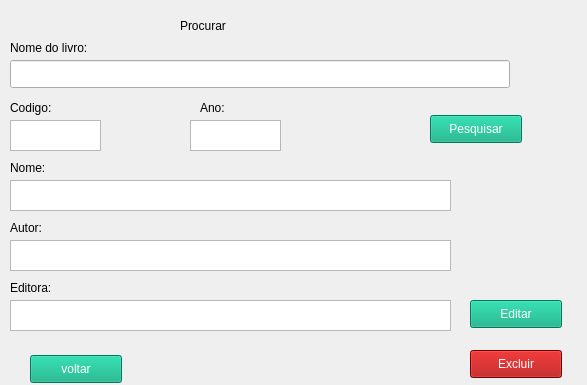
<?xml version="1.0" encoding="UTF-8"?>
<ui version="4.0">
 <class>Form</class>
 <widget class="QWidget" name="Form">
  <property name="geometry">
   <rect>
    <x>0</x>
    <y>0</y>
    <width>587</width>
    <height>385</height>
   </rect>
  </property>
  <property name="windowTitle">
   <string>Form</string>
  </property>
  <widget class="QPushButton" name="btn_excluir">
   <property name="geometry">
    <rect>
     <x>470</x>
     <y>350</y>
     <width>92</width>
     <height>28</height>
    </rect>
   </property>
   <property name="styleSheet">
    <string notr="true">background-color: rgb(170, 0, 0);
color: rgb(255, 255, 255);</string>
   </property>
   <property name="text">
    <string>Excluir</string>
   </property>
  </widget>
  <widget class="QTextBrowser" name="lbl_editora">
   <property name="geometry">
    <rect>
     <x>10</x>
     <y>300</y>
     <width>441</width>
     <height>31</height>
    </rect>
   </property>
  </widget>
  <widget class="QLabel" name="label_6">
   <property name="geometry">
    <rect>
     <x>10</x>
     <y>280</y>
     <width>59</width>
     <height>16</height>
    </rect>
   </property>
   <property name="text">
    <string>Editora:</string>
   </property>
  </widget>
  <widget class="QPushButton" name="btn_editar">
   <property name="geometry">
    <rect>
     <x>470</x>
     <y>300</y>
     <width>92</width>
     <height>28</height>
    </rect>
   </property>
   <property name="styleSheet">
    <string notr="true">background-color: rgb(0, 170, 127);
color: rgb(255, 255, 255);</string>
   </property>
   <property name="text">
    <string>Editar</string>
   </property>
  </widget>
  <widget class="QLabel" name="label_7">
   <property name="geometry">
    <rect>
     <x>200</x>
     <y>100</y>
     <width>59</width>
     <height>16</height>
    </rect>
   </property>
   <property name="text">
    <string>Ano:</string>
   </property>
  </widget>
  <widget class="QLabel" name="label">
   <property name="geometry">
    <rect>
     <x>10</x>
     <y>40</y>
     <width>90</width>
     <height>16</height>
    </rect>
   </property>
   <property name="text">
    <string>Nome do livro:</string>
   </property>
  </widget>
  <widget class="QLabel" name="label_4">
   <property name="geometry">
    <rect>
     <x>10</x>
     <y>220</y>
     <width>59</width>
     <height>16</height>
    </rect>
   </property>
   <property name="text">
    <string>Autor:</string>
   </property>
  </widget>
  <widget class="QLabel" name="label_3">
   <property name="geometry">
    <rect>
     <x>10</x>
     <y>100</y>
     <width>71</width>
     <height>16</height>
    </rect>
   </property>
   <property name="text">
    <string>Codigo:</string>
   </property>
  </widget>
  <widget class="QTextBrowser" name="lbl_autor">
   <property name="geometry">
    <rect>
     <x>10</x>
     <y>240</y>
     <width>441</width>
     <height>31</height>
    </rect>
   </property>
  </widget>
  <widget class="QTextBrowser" name="lbl_nome">
   <property name="geometry">
    <rect>
     <x>10</x>
     <y>180</y>
     <width>441</width>
     <height>31</height>
    </rect>
   </property>
  </widget>
  <widget class="QPushButton" name="btn_voltar">
   <property name="geometry">
    <rect>
     <x>30</x>
     <y>355</y>
     <width>92</width>
     <height>28</height>
    </rect>
   </property>
   <property name="styleSheet">
    <string notr="true">background-color: rgb(0, 170, 127);
color: rgb(255, 255, 255);</string>
   </property>
   <property name="text">
    <string>voltar</string>
   </property>
  </widget>
  <widget class="QPushButton" name="btn_pesquisar">
   <property name="geometry">
    <rect>
     <x>430</x>
     <y>115</y>
     <width>92</width>
     <height>28</height>
    </rect>
   </property>
   <property name="styleSheet">
    <string notr="true">background-color: rgb(0, 170, 127);
color: rgb(255, 255, 255);</string>
   </property>
   <property name="text">
    <string>Pesquisar</string>
   </property>
  </widget>
  <widget class="QTextBrowser" name="lbl_ano">
   <property name="geometry">
    <rect>
     <x>190</x>
     <y>120</y>
     <width>91</width>
     <height>31</height>
    </rect>
   </property>
  </widget>
  <widget class="QLineEdit" name="txt_nome">
   <property name="geometry">
    <rect>
     <x>10</x>
     <y>60</y>
     <width>500</width>
     <height>28</height>
    </rect>
   </property>
   <property name="text">
    <string/>
   </property>
  </widget>
  <widget class="QTextBrowser" name="lbl_codigo">
   <property name="geometry">
    <rect>
     <x>10</x>
     <y>120</y>
     <width>91</width>
     <height>31</height>
    </rect>
   </property>
  </widget>
  <widget class="QLabel" name="label_5">
   <property name="geometry">
    <rect>
     <x>180</x>
     <y>10</y>
     <width>141</width>
     <height>31</height>
    </rect>
   </property>
   <property name="styleSheet">
    <string notr="true">font: 75 italic 14pt &quot;Noto Sans&quot;;</string>
   </property>
   <property name="text">
    <string>Procurar</string>
   </property>
  </widget>
  <widget class="QLabel" name="label_2">
   <property name="geometry">
    <rect>
     <x>10</x>
     <y>160</y>
     <width>59</width>
     <height>16</height>
    </rect>
   </property>
   <property name="text">
    <string>Nome:</string>
   </property>
  </widget>
 </widget>
 <resources/>
 <connections/>
</ui>
